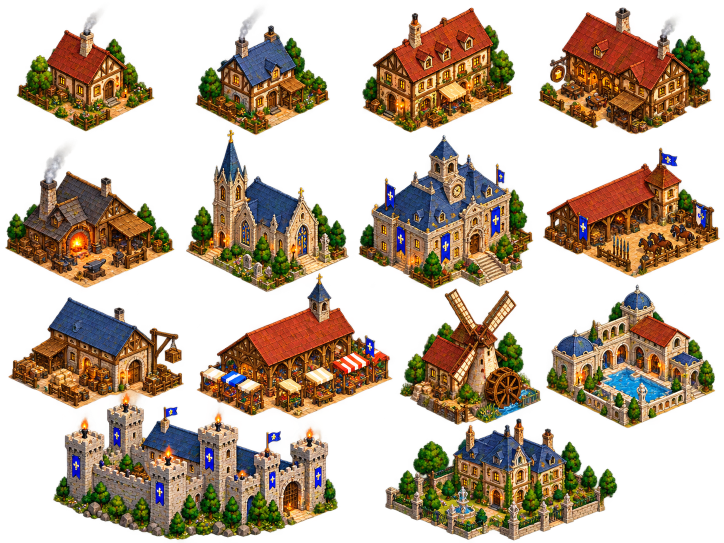
#> input picture concepts/TOWN REF/TownMap_Component1.png, 1448 x 1086 px (shown at 1/2 size)
$ python warehouse.py
#> lines starting #> are read from the running program, lines starting #| are printed output that depends on the picture; after the words box and inside, x2 and y2 are one past the last pixel; in counts of white or black regions, pixels touching at a corner belong together
"""The farm barns and the carpenter's workshop from the timber warehouse on TownMap_Component1 (row 3, 1st), without
its crane (the user chose "Adapt the warehouse": no barn is drawn on the four sheets). No AI calls.

  barn       HOUSE / farm / "",          footprint 1.3 x 1.5 (TownLayout.BARNS), height 20. The warehouse's gable end
             and a short stretch of its long side: the long side is cut down (the roof between where its dormer
             stood and its chimney comes out), the chimney goes (a barn never smokes), a big plank barn door on the
             gable.
  carpenter  HOUSE / house / carpenter, footprint 2.3 x 1.15 (TownLayout.CARPENTER), height 20. The whole warehouse,
             its long side lengthened by a 13 px slice of roof so it reaches 2.3 cells, its chimney kept (it smokes, as
             the procedural carpenter does), a stack of planks against the long wall. The crane is dropped too: it
             stands outside the gable and would hang over the yard past the plot.

What comes from the sheet: the roof (slates, ridge, rakes; the dormer painted out), the chimney and the gable's timber
triangle above its tie beam. The sheet's walls are hidden behind crates, barrels, a lean-to, a lantern and the crane,
and their stone door arch is not wanted, so the walls below are drawn clean in flat tones on the game's own iso
geometry: a stone plinth, a sill, timber posts, plaster panels, a wall plate, doors and windows. The sheet draws at
about 2.2:1; the roof is stretched to 2:1 (y x 1.11) as it is fitted, and the gable sets the scale (its run equals the
gable face's).

Light from the left: the sheet lights from the right (the chimney's right face and the gable are its lit sides), so
the barn (gable on its left face, the long side on its right) is the sheet mirrored. The carpenter's plot is wide (its
long side is its left face), which a mirror cannot give with the gable shaded, so it keeps the sheet's orientation and
is relit: roof up, gable triangle down, chimney mirrored in place, and its walls drawn lit on the long side.

States: intact, damaged (holes through the roof slates with charred rims, a scorch up the wall, the door hanging off
one hinge), ruins (the approved batch 2 ruins of the closest set, placed on this plot: townhouse_b's for the barn,
whose blue slate debris matches, scaled 0.9 and centred; the workshop's for the carpenter, the procedural carpenter's
own art, scaled 0.85). The collapse is the engine's sink. No idle strip.

Usage (from anywhere):
  python tools/dev/ref_convert/warehouse.py [all | barn | carpenter] [--out <scratch dir>] [--debug <dir>]
"""
import argparse
import sys
from pathlib import Path

import numpy as np
from PIL import Image, ImageDraw

sys.path.insert(0, str(Path(__file__).resolve().parent))
import bridges  # noqa: E402
import convert  # noqa: E402

ROOT = convert.ROOT
B = convert.B
C1 = ROOT / "concepts" / "TOWN REF" / "TownMap_Component1.png"
BOX = (86, 585, 316, 760)                 # the warehouse's roof and gable (sheet px)
# Sheet geometry (sheet px). The roof's bottom edge runs from EAVE_L to the front corner E; its slope is EAVE_K.
EAVE_L, EAVE_K = (100.0, 653.0), 0.44
RIDGE_L, RIDGE_K = (140.0, 596.0), 0.457
RAKE = (40.0, -57.0)                      # the roof's left rake, eave to ridge
E = (231.0, 716.0)                        # the front corner, under the eave: where the walls' front corner meets the slab
LONG, GAB = 131.0, 72.0                   # the long side's and the gable's run across (px)
AXIS_K = 0.45                             # the long side's slope, for sliding roof along it
STRETCH = 0.5 / AXIS_K                    # y stretch: the sheet's ~2.2:1 to the game's 2:1
# The slab: roof (found by its blue, per column), chimney and the gable's timber triangle above the tie beam.
ROOF_POLY = [(93, 660), (134, 590), (276, 650), (229, 717), (98, 657)]
GABLE_POLY = [(228, 717), (270, 653), (311, 690), (305, 695), (297, 696), (234, 721)]
CHIMNEY = (227, 610, 252, 647)
DORMER_U = 145.0                          # the barn's roof slice is cut from here (where the painted-out dormer stood)
# The sheet's dormer (a crescent of blue flashing that reads as a stain at sprite size): painted out with the slates
# DORMER_SHIFT along the roof (whole courses, no seam), before anything else.
DORMER = (141, 635, 169, 669)
DORMER_SHIFT = (40, 18)
CARP_SLICE_U = 168.0                      # the carpenter's added slice of roof is copied from here back
PAD = 6

# Flat tones (RGB), picked to match the sheet's gable (plaster, timber); the plinth a neutral grey near the town's
# stone (sprite_fix harmonize is not run: it reads the cream plaster as limestone and greys it).
PLASTER = np.array([222, 200, 160.0])
PLASTER_LO = np.array([200, 176, 138.0])
TIMBER = np.array([112, 72, 38.0])
TIMBER_DK = np.array([78, 48, 26.0])
TIMBER_LT = np.array([150, 104, 58.0])
DOOR = np.array([96, 60, 32.0])
DOOR_LT = np.array([128, 86, 46.0])
GLASS = np.array([62, 58, 70.0])
GLASS_LIT = np.array([214, 160, 72.0])
STONE = np.array([150, 144, 134.0])
STONE_DK = np.array([112, 106, 98.0])
PLANK = np.array([196, 152, 96.0])
PLANK_DK = np.array([150, 108, 62.0])
SHADE = 0.74                              # the shaded face against the lit one
CHAR = np.array([40, 30, 26.0])

SETS = {
    # name: footprint, height, seed, kind, role, tag, ruins source, ruins scale
    "barn": ([1.3, 1.5], 20, 70, "HOUSE", "farm", "", "townhouse_b", 0.9),
    "carpenter": ([2.3, 1.15], 20, 71, "HOUSE", "house", "carpenter", "workshop", 0.85),
}
WALL_H = {"barn": 23, "carpenter": 21}    # px from the ground to the eave, in the sprite


# --- the slab from the sheet ---------------------------------------------------------------------------------------
def _poly_mask(w, h, poly):
    m = Image.new("L", (w, h), 0)
    ImageDraw.Draw(m).polygon([(x - BOX[0], y - BOX[1]) for x, y in poly], fill=255)
    return np.array(m) > 0


def _u(px, py):
    """A roof pixel's place along the long side: where its line down the slope (along RAKE) meets the eave (sheet x)."""
    t = (EAVE_L[1] + EAVE_K * (px - EAVE_L[0]) - py) / (-RAKE[1] + EAVE_K * RAKE[0])
    return px - RAKE[0] * t


def slab(chimney=True, relit=False):
    """The sheet's roof, chimney (or not) and gable triangle; everything else cleared. relit: lit from the left in the
    sheet's orientation (the roof's front slope up, the gable down, the chimney mirrored in place)."""
#> called with chimney = False, relit = False
    a = np.array(Image.open(C1).convert("RGBA").crop(BOX)).astype(float)
    x0, y0, x1, y1 = DORMER[0] - BOX[0], DORMER[1] - BOX[1], DORMER[2] - BOX[0], DORMER[3] - BOX[1]
    sx, sy = DORMER_SHIFT
    a[y0:y1, x0:x1] = a[y0 + sy:y1 + sy, x0 + sx:x1 + sx]
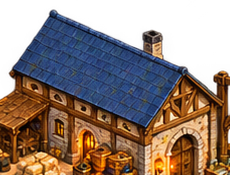
#> a: shape (175, 230, 4) float64; mean R, G, B, A 78, 59.5, 49.7, 181; transparent parts drawn white
    h, w = a.shape[:2]
    rgb = a[..., :3]
    blue = (a[..., 3] > 0) & (rgb[..., 2] > rgb[..., 0] + 12) & (rgb[..., 2] > 55)
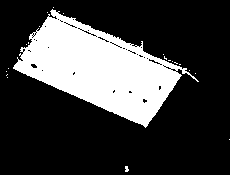
#> blue: shape (175, 230) bool; 25.2% white; 21 white regions (20 under 20 px), largest, box (x1, y1, x2, y2) and area: (13, 9, 199, 128) 10072
    roof = _poly_mask(w, h, ROOF_POLY)
#> in _poly_mask, `ImageDraw.Draw(m).polygon([(x - BOX[0], y - BOX[1]) for x, y in poly],..`:
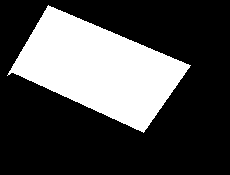
#> m: PIL image 230x175 L; 29.5% white; 1 white region, box (x1, y1, x2, y2) and area: (7, 5, 191, 133) 11878
    # per column: the roof down to its lowest blue pixel (+1 px of its dark edge)
    low = np.full(w, -1)
    for x in range(w):
        ys = np.nonzero(blue[:, x] & roof[:, x])[0]
        if len(ys):
            low[x] = ys.max() + 1
#> this loop made 230 passes
#> ys on passes 14 to 16: [67, 68], [65, 66, 67, 68], [64, 65, 66, 67, 68, 69]
#> after the loop, low = 230 values, max 128 at index 145, min -1 at index 0, mean 74.02
    yy = np.arange(h)[:, None]
    roof &= yy <= low[None, :]
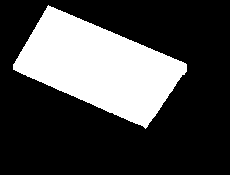
#> roof: shape (175, 230) bool; 27.9% white; 1 white region, box (x1, y1, x2, y2) and area: (13, 5, 187, 129) 11226
    gable = _poly_mask(w, h, GABLE_POLY) & ~roof
#> gable: shape (175, 230) bool; 5.7% white; 1 white region, box (x1, y1, x2, y2) and area: (142, 71, 226, 137) 2276
    keep = roof | gable
#> keep: shape (175, 230) bool; 33.5% white; 1 white region, box (x1, y1, x2, y2) and area: (13, 5, 226, 137) 13502
    cx0, cy0, cx1, cy1 = (CHIMNEY[0] - BOX[0], CHIMNEY[1] - BOX[1], CHIMNEY[2] - BOX[0], CHIMNEY[3] - BOX[1])
    ridge = RIDGE_L[1] + RIDGE_K * (np.arange(w) + BOX[0] - RIDGE_L[0]) - BOX[1]
    chim = np.zeros((h, w), bool)
    chim[cy0:cy1, cx0:cx1] = True
    chim &= ~(blue & (yy >= ridge[None, :] - 1)) & (a[..., 3] > 0)
#> chim: shape (175, 230) bool; 1.6% white; 6 white regions (5 under 20 px), largest, box (x1, y1, x2, y2) and area: (141, 26, 166, 61) 645
    if chimney:
        keep |= chim
    else:
        keep &= ~(chim & (yy < ridge[None, :] - 1))
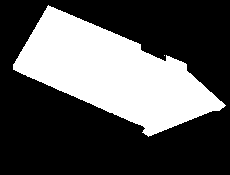
#> keep: shape (175, 230) bool; 33.2% white; 2 white regions (1 under 20 px), largest, box (x1, y1, x2, y2) and area: (13, 5, 226, 137) 13351
    a[~keep] = 0
    if relit:
        a[roof & blue, :3] *= 1.16
        a[gable, :3] *= 0.8
        if chimney:
            box = a[cy0:cy1, cx0:cx1].copy()
            m = chim[cy0:cy1, cx0:cx1]
            fb, fm = box[:, ::-1], m[:, ::-1]
            box[m & ~fm] = 0
            box[fm] = fb[fm]
            a[cy0:cy1, cx0:cx1] = box
        a[..., :3] = np.clip(a[..., :3], 0, 255)
    return a


def splice(a, cut_u, delta):
    """The roof lengthened (delta > 0) or shortened (delta < 0) along the long side at cut_u (sheet x on the eave):
    everything past the cut slides delta px along the side; a lengthened roof repeats the delta px before the cut."""
#> called with cut_u = 145, delta = -47.92
    h, w = a.shape[:2]
    ys, xs = np.mgrid[0:h, 0:w]
    u = _u(xs + BOX[0], ys + BOX[1])
    dx, dy = int(round(delta)), int(round(delta * AXIS_K))
    src = u >= cut_u - delta
    out = np.zeros((h + abs(dy), w + abs(dx), 4))
    oy = abs(dy) if dy < 0 else 0
    left = a.copy()
    left[u >= cut_u] = 0
    out[oy:oy + h, :w] = left
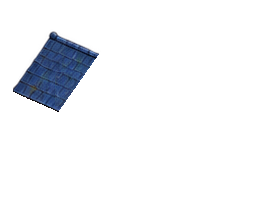
#> out: shape (197, 278, 4) float64; mean R, G, B, A 3.2, 4.7, 7.6, 16.3; transparent parts drawn white
    moved = np.where(src[..., None], a, 0)
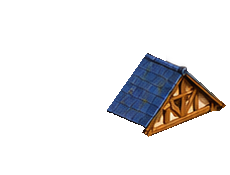
#> moved: shape (175, 230, 4) float64; mean R, G, B, A 11.1, 9.8, 10.4, 33.2; transparent parts drawn white
    ty, tx = oy + dy, dx
    region = out[max(ty, 0):ty + h, max(tx, 0):tx + w]
    piece = moved[max(-ty, 0):, max(-tx, 0):][:region.shape[0], :region.shape[1]]
#> (the rest of the program and of its run is left out)
